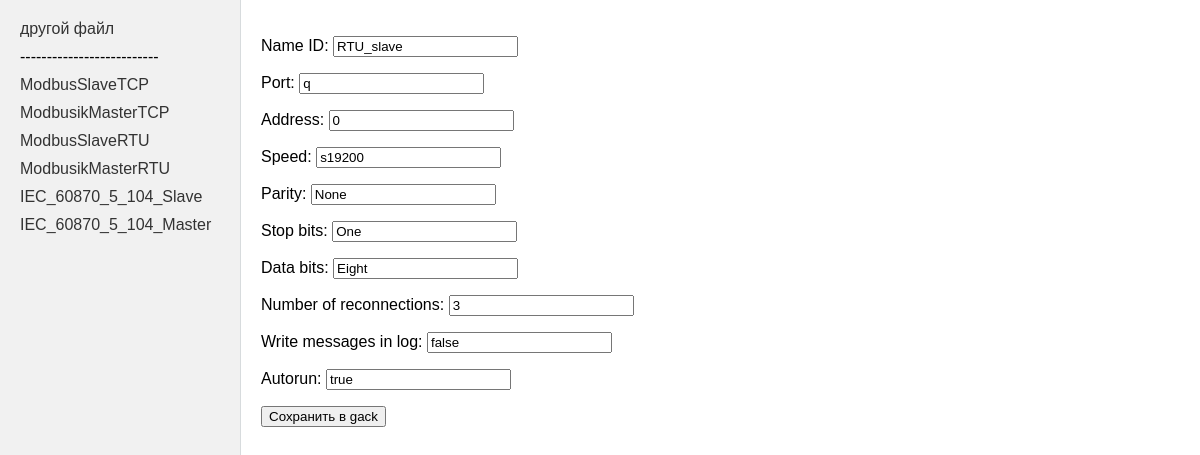
Page /main/controllerInfo/?item=ModbusSlaveRTU on the committed database.
### main/models.py (models this page shows)
class ModbusSlaveTCP(models.Model):
    IP = models.CharField(max_length=15)
    Port = models.CharField(max_length=255)
    Clients_Count = models.IntegerField()
    Device_Address = models.IntegerField()
    Autorun = models.CharField(max_length=255)
    Name_ID = models.CharField(max_length=255, default='null', null=True)
    Sector = models.CharField(max_length=255, default='null', null=True, blank=True)
    Registers = models.CharField(max_length=255, default='null', null=True, blank=True)
    def __str__(self):
        return "ModbusSlaveTCP"

class ModbusikMasterTCP(models.Model):
    Ip = models.CharField(max_length=15)
    Port = models.CharField(max_length=255)
    Read_timeout = models.CharField(max_length=255)
    Pause = models.CharField(max_length=255)
    Station_Address = models.CharField(max_length=255)
    Reconnect = models.IntegerField()
    NumberOfReconnections = models.IntegerField()
    Allowed_errors = models.IntegerField()
    LogLevel = models.CharField(max_length=255)
    Autorun = models.CharField(max_length=255)
    Name_ID = models.CharField(max_length=255, default='null', null=True)
    Sector = models.CharField(max_length=255, default='null', null=True, blank=True)
    Read_registers = models.CharField(max_length=255, default='null', null=True, blank=True)
    Write_registers = models.CharField(max_length=255, default='null', null=True, blank=True)
    Endpoints = models.CharField(max_length=255, default='null', null=True, blank=True)
    def __str__(self):
        return "ModbusikMasterTCP"

class ModbusSlaveRTU(models.Model):
    Port = models.CharField(max_length=255)
    Address = models.IntegerField()
    Speed = models.CharField(max_length=255)
    Parity = models.CharField(max_length=15)
    Stop_bits = models.CharField(max_length=255)
    Data_bits = models.CharField(max_length=255)
    Number_of_reconnections = models.IntegerField()
    Write_messages_in_log = models.CharField(max_length=255)
    Autorun = models.CharField(max_length=255)
    Name_ID = models.CharField(max_length=255, default='null', null=True)
    Sector = models.CharField(max_length=255, default='null', null=True, blank=True)
    Count = models.CharField(max_length=255, blank=True)
    Registers = models.CharField(max_length=255, default='null', null=True, blank=True)
    Registers_type = models.CharField(max_length=255, default='null', null=True, blank=True)
    def __str__(self):
        return "ModbusSlaveRTU"

class ModbusikMasterRTU(models.Model):
    Port = models.CharField(max_length=255)
    Speed = models.CharField(max_length=255)
    Parity = models.CharField(max_length=15)
    Stop_bits = models.CharField(max_length=255)
    Data_bits = models.CharField(max_length=255)
    Number_of_retries = models.IntegerField()
    Read_timeout = models.IntegerField()
    Pause = models.IntegerField()
    Station_Address = models.IntegerField()
    Reconnect = models.IntegerField()
    Allowed_errors = models.IntegerField()
    LogLevel = models.CharField(max_length=255)
    Autorun = models.CharField(max_length=255)
    Name_ID = models.CharField(max_length=255, default='null', null=True)
    Sector = models.CharField(max_length=255, default='null', null=True, blank=True)
    Registers_Type = models.CharField(max_length=255, default='null', null=True, blank=True)
    Start = models.CharField(max_length=255, default='null', null=True, blank=True)
    Data_Type = models.CharField(max_length=255, default='null', null=True, blank=True)
    Count = models.CharField(max_length=255, default='null', null=True, blank=True)
    Bytes_Order = models.CharField(max_length=255, default='null', null=True, blank=True)
    Period = models.CharField(max_length=255, default='null', null=True, blank=True)
    Filter = models.CharField(max_length=255, default='null', null=True, blank=True)
    Name = models.CharField(max_length=255, default='null', null=True, blank=True)
    Composition = models.CharField(max_length=255, default='null', null=True, blank=True)
    Control = models.CharField(max_length=255, default='null', null=True, blank=True)
    Read_registers = models.CharField(max_length=255, default='null', null=True, blank=True)
    Write_registers = models.CharField(max_length=255, default='null', null=True, blank=True)
    def __str__(self):
        return "ModbusikMasterRTU"

class IEC_60870_5_104_Slave(models.Model):
    Port = models.CharField(max_length=255)
    AnswerTimeout = models.IntegerField()
    InfoTimeout = models.IntegerField()
    Downtime = models.IntegerField()
    W = models.IntegerField()
    K = models.IntegerField()
    MaxConnectionCount = models.IntegerField()
    QueueSize = models.IntegerField()
    Filter = models.CharField(max_length=255)
    LogLevel = models.CharField(max_length=255)
    Autorun = models.CharField(max_length=255)
    Name_ID = models.CharField(max_length=255, default='null', null=True)
    Sector = models.CharField(max_length=255, default='null', null=True, blank=True)
    Name = models.CharField(max_length=255, blank=True)
    ASDU = models.IntegerField(null=True, blank=True)
    Address = models.IntegerField(null=True, blank=True)
    Count = models.IntegerField(null=True, blank=True)
    Type = models.CharField(max_length=255, blank=True)
    Groups = models.CharField(max_length=255, blank=True)
    Cause_of_transmission = models.CharField(max_length=255, blank=True)
    IOA = models.IntegerField(null=True, blank=True)
    Range = models.IntegerField(null=True, blank=True)
    Type_send = models.CharField(max_length=255, blank=True)
    Description = models.CharField(max_length=255, default='null', null=True, blank=True)
    Data = models.CharField(max_length=255, default='null', null=True, blank=True)
    Command = models.CharField(max_length=255, default='null', null=True, blank=True)
    Files = models.CharField(max_length=255, default='null', null=True, blank=True)
    def __str__(self):
        return "IEC_60870_5_104_Slave"

class IEC_60870_5_104_Master(models.Model):
    IP = models.CharField(max_length=15)
    Port = models.CharField(max_length=255)
    Reconnect = models.IntegerField()
    T1 = models.IntegerField()
    T2 = models.IntegerField()
    T3 = models.IntegerField()
    W = models.IntegerField()
    K = models.IntegerField()
    TimeSync = models.CharField(max_length=255)
    TimeSyncFormat = models.CharField(max_length=255)
    TimeShift = models.IntegerField()
    Filter = models.CharField(max_length=255)
    NumberOfReconnections = models.IntegerField()
    SplitIntoParts = models.CharField(max_length=255)
    LogLevel = models.CharField(max_length=255)
    Autorun = models.CharField(max_length=255)
    Name_ID = models.CharField(max_length=255, default='null', null=True)
    Sector = models.CharField(max_length=255, default='null', null=True, blank=True)
    Data = models.CharField(max_length=255, default='null', null=True, blank=True)
    Command = models.CharField(max_length=255, default='null', null=True, blank=True)
    Files = models.CharField(max_length=255, default='null', null=True, blank=True)
    Endpoints = models.CharField(max_length=255, default='null', null=True, blank=True)
    Interrogation_periods = models.CharField(max_length=255, default='null', null=True, blank=True)
    def __str__(self):
        return "IEC_60870_5_104_Master"

### main/views.py (the view)
# urls.py: path('controllerInfo/', viewBlocks, name="blockview"),    # http://127.0.0.1:8000/main/controllerInfo   # path('controllerInfo/<str:nameModel>/', edit_my_model, name='edit_my_model'),
def viewBlocks(request):
    listInfo = request.session.get('mypath')
    IGNORE_LIST = ['Sector', 'Registers', 'Read_registers', 'Write_registers', 'Endpoints', 'Registers_type',
                   'Start', 'Data_Type', 'Count', 'Bytes_Order', 'Period', 'Name', 'Composition', 'Control',
                   'Description', 'Data', 'Command', 'Files', 'Read registers', 'Write registers',
                   'Registers type', 'Bytes Order', 'Data Type', 'Interrogation periods',
                   'Interrogation_periods', "IOA", "ASDU", "Type", "Groups", "Cause of transmission",
                   "Range", "Type send", "Registers Type"]  # - динамические элементы
    object_list = [ModbusSlaveTCP.objects.first(), ModbusikMasterTCP.objects.first(),
                   ModbusSlaveRTU.objects.first(), ModbusikMasterRTU.objects.first(),
                   IEC_60870_5_104_Slave.objects.first(), IEC_60870_5_104_Master.objects.first()]
    object_list = [x for x in object_list if x is not None]
    nameModel = request.GET.get('item')
    success_message = None
    model_form_mapping = {
        "IEC_60870_5_104_Master": (IEC_Master_Form, IEC_60870_5_104_Master),
        "IEC_60870_5_104_Slave": (IEC_Slave_Form, IEC_60870_5_104_Slave),
        "ModbusikMasterRTU": (ModbusikMasterRTU_Form, ModbusikMasterRTU),
        "ModbusSlaveRTU": (ModbusSlaveRTU_Form, ModbusSlaveRTU),
        "ModbusikMasterTCP": (ModbusikMasterTCP_Form, ModbusikMasterTCP),
        "ModbusSlaveTCP": (ModbusSlaveTCP_Form, ModbusSlaveTCP),
    }
    if nameModel in model_form_mapping:
        form_class, model_class = model_form_mapping[nameModel]
        current_model = model_class.objects.first()
        if request.method == "POST":
            form = form_class(request.POST, instance=current_model)
            try:
                form.save()
                write_GACSECTOR(listInfo)
                success_message = 'данные изменены!'
            except Exception as e:
                print(e)
                form.add_error(None, 'ошибка сохранения')
        else:
            form = form_class(instance=current_model)
    else:
        form = None
    context = {
        "object_list": object_list,
        "form": form,
        "nameModel": nameModel,
        'success_message': success_message,
        "Ignore": IGNORE_LIST
    }
    return render(request, "main/mainpage.html", context)

### main/forms.py
class ModbusSlaveRTU_Form(forms.ModelForm):
    class Meta:
        model = ModbusSlaveRTU
        fields = ['Name_ID', 'Sector', 'Port', 'Address', 'Speed', 'Parity', 'Stop_bits', 'Data_bits', 'Count',
                  'Number_of_reconnections', 'Write_messages_in_log', 'Autorun', 'Registers', 'Registers_type']

### main/templates/main/mainpage.html (shortened to what this page needs)
{% load static %}
<!DOCTYPE html>
<html>
    <head>
        <link type="text/css" href="{% static 'css/style.css' %}" rel="stylesheet" />
    </head>
    <body>
    <div class="sidebar">
        <ul>
            <li><a href="/main">другой файл</a></li>
            <li>--------------------------</li>
            {% for item in object_list %}
                <li><a href="{% url 'blockview' %}?item={{ item }}">{{ item }}</a></li>
            {% endfor %}
        </ul>
    </div>
    <div class="content">
        <form action="{% url 'blockview' %}?item={{nameModel}}" method = "post">
            {% for object in form %}
                {% if object.label not in Ignore %}
                    <p><label class="form-label" > {{object.label}}: </label> {{ object }} </p>
                {% endif %}
                {% if forloop.last %}
                  <button type="submit">Сохранить в gack</button>
                {% endif %}
            {% endfor %}
        </form>
    </div>
    </body>
</html>

### main/static/css/style.css (style rules this page uses)
html, body { font-family: 'Arial'; margin: 0; padding: 0; height: 100%; width: 100%; }
li { list-style-type: none; }
.sidebar { display: flex; flex-direction: column; justify-content: space-between; height: 100vh; width: 200px; border-right: 1px solid #D7DBDD; background-color: #f1f1f1; padding: 20px; float: left; }
.sidebar ul { list-style-type: none; padding: 0; margin: 0; }
.sidebar li { margin-bottom: 10px; }
.sidebar a { text-decoration: none; color: #333; }
.content { display: flex; flex-direction: column; padding: 20px; float: left; }

### rows in the picture
ModbusSlaveTCP: item "ModbusSlaveTCP"
ModbusikMasterTCP: item "ModbusikMasterTCP"
ModbusSlaveRTU: item "ModbusSlaveRTU", form "RTU_slave" "q" "0" "s19200" "None" "One" "Eight" "3" "false" "true"
ModbusikMasterRTU: item "ModbusikMasterRTU"
IEC_60870_5_104_Slave: item "IEC_60870_5_104_Slave"
IEC_60870_5_104_Master: item "IEC_60870_5_104_Master"

### other values in the picture
{{ object.label }} "Name ID" "Port" "Address" "Speed" "Parity" "Stop bits" "Data bits" "Number of reconnections" "Write messages in log" "Autorun"
